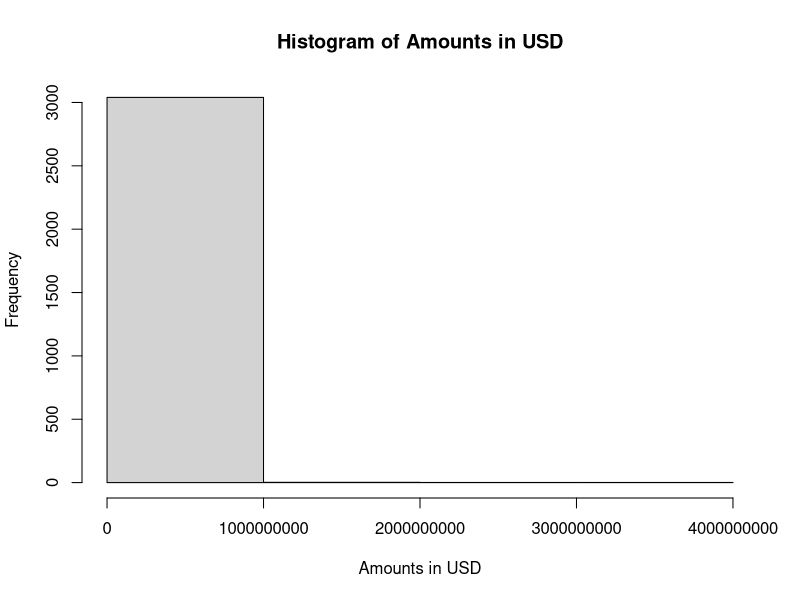

Here is the R script that generated this plot:
# Adapted from https://community.mis.temple.edu/mis2502sec004s2019/
# This is just a demonstration of what you can do using R, and to get you used to the syntax.
# In most cases, you'll just modify parameters in these scripts, but sometimes you'll need to change the statements themselves to get it to work with your own datasets.

# First, clear all previous stuff out of the workspace...
rm(list = ls())

# The capabilities of R are extended through user-created packages, which allow specialized statistical techniques, 
#   graphical devices, import/export capabilities, reporting tools (knitr, Sweave), etc.
# Psych is a package we will use to generate summary statistics

# Install required packages as needed
if (!require("psych")) { install.packages("psych")
  require("psych") }


# turn off scientific notation
options(scipen = 999)


# Import your dataset
dataSet <- read.csv("startup_funding-project.csv")

# Read the CSV data file. Make sure:
#     1) The first row contain the data labels
#     2) Numeric data fields only contain numbers
#     3) The order of the data match the order of the labels


# Turn on output to a file (in addition to the screen). This way we've got a record of what we did.
#   append=FALSE means overwrite the file if it already exists
#   split=TRUE   means send the output to the console too!
sink("descriptivesOutput.txt", append=FALSE, split=TRUE)
# "descriptivesOutput.txt" is the name of the file that contains the text output (txt format). 

# Write out some text so that the output file makes sense...
#   cat() sends text to the output stream (console and the file)
#   \n means go to the next line. So \n\n means skip a line before whatever comes next.
cat("\n###### Let's get started with some fun statistics in RStudio! ######\n")

# Provide summary statisics of the Global_Sales variable in dataSet (mean, median, etc.).
#    dataSet is my clever name for the dataset. You can name it whatever you like.
#    So, the thing before the $ is the name of your dataset.
#    The thing after the $ is the name of the variable you want to examine (watch CAPS!).
#
# IF YOU WERE USING YOUR OWN DATASET HERE (OR WANTED TO ANALYZE A DIFFERENT VARIABLE)
# YOU'D NEED TO CHANGE THE VARIABLE NAME. SAME GOES FOR THE REST OF THIS SCRIPT!
cat("\n###### Summary statistics for dataset: ", "vgsales.csv", "using the summary() function: ######\n")
summary(dataSet$AmountUSD)

# You may want to find out more
# describe() is another useful function provided by the psych
cat("\n###### Summary statistics using the describe() function: ######\n")
# describe(dataSet$AmountUSD)

# Provide summary statistics, this time grouped by Platform.
#    So the first parameter is the variable your summarizing, 
#    and the second parameter is the grouping variable. The grouping variable should be categorical
#    or you may get a crazy mess!
cat("\n###### Summary statistics split by variable 'Platform' using the describeBy() function: ######\n")
describeBy(dataSet$AmountUSD,dataSet$CityLocation)

cat("\n###### Which platform is better for video games, PSP or PC? ######\n")

# To compare the global sales of video games on PSP to PC, we'll do a t-test.
#    So we need to first create a new dataset with only those two groups.
#    The line below does that - give me the rows where Platform is PSP **OR** PC.
#       Use | for OR, and use & for AND.
# 
# AGAIN, BE CAREFUL HERE. FOR YOUR OWN DATA, YOU'D CHANGE THE VARIABLE NAME AND THE
#    CATEGORIES TO REFLECT WHAT'S IN YOUR OWN DATA SET. IF THERE WERE ONLY TWO LEVELS 
#    IN YOUR DATA TO START WITH, YOU COULD JUST DO THIS:
#    subset <- dataSet;
cat("\n###### Create a subset with only two platforms: PSP and PC... ######\n")
subset <- dataSet[ which(dataSet$CityLocation=='Bangalore' |  dataSet$CityLocation=='Mumbai'), ]

# Now run a standard t-test. Use Global_Sales as your dependent variable
#     and Platform as your independent (grouping) variable.
# FOR YOUR OWN DATASET, ADJUST YOUR VARIABLES ACCORDINGLY!
cat("\n###### Performing a t-test: ######\n")
t.test(subset$AmountUSD~subset$CityLocation)

# 7)Using describeBy() to compare the flight distance (Distance) across airlines (using UniqueCarrier).
# describeBy(dataSet$Distance,dataSet$UniqueCarrier)

# 8)Using describeBy() to compare the taxiing out time (TaxiOut) across origin airports (Origin).
# describeBy(dataSet$TaxiOut,dataSet$Origin)

#Do planes spend more time taxiing out to the runway in Newark (EWR) or Philadelphia(PHL) as the origin airport? (using TaxiOut as the taxiing out time, and Origin as the origin airport); 
subset <- dataSet[ which(dataSet$CityLocation=='Bangalore' |  dataSet$CityLocation=='Mumbai'), ]
t.test(subset$AmountUSD~subset$CityLocation)
# This stops R from writing any more to the text output file.
sink()

# We can verify the data is (or is not) normally distributed through a histogram.
#    use hist() to do this.
#    the first parameter  is the variable of interest
#    the second parameter is the number of bars to generate (more bars = more detail)
#                         (R takes this parameter as a suggestion but ultimately does what it wants!!)
#    the third parameter  is the color of the shading of the bars
#    the fourth parameter is the label for the x-axis of the histogram
#    the fifth parameter is the title of the histogram
# FOR YOUR OWN DATASET, ADJUST YOUR VARIABLES ACCORDINGLY!!
hist(dataSet$AmountUSD, breaks=4, col="lightgrey", xlab="Amounts in USD", main="Histogram of Amounts in USD")

# And now we run it again, but this time we send the output to a nice PDF file so you can look at it
# later, stick it up on your refrigerator, etc.
# FOR YOUR OWN DATASET, ADJUST YOUR VARIABLES ACCORDINGLY!!
pdf("histogram.pdf")
hist(dataSet$AmountUSD, breaks=4, col="lightgrey", xlab="Frequency of Amounts in 
     USD of funding received")
dev.off()







